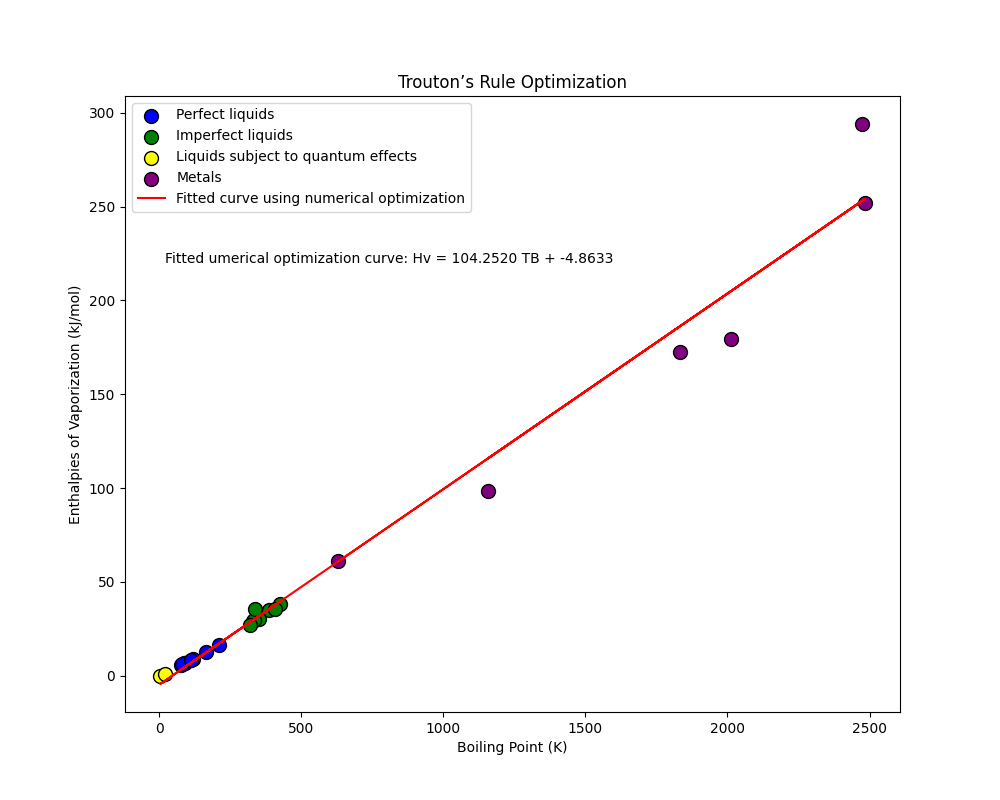

This figure's Python source:
# %%
import numpy as np
import pandas as pd
import matplotlib.pyplot as plt
from scipy.optimize import minimize

# %%
# Import the data from trouton.csv file
data = pd.read_csv('trouton.csv')

# %%
# Read the boiling point (TB) and enthalpies of vaporization (Hv)
TB = data['T_B (K)'].values
Hv = 4200 * data['H_v (kcal/mol)'].values # Convert kcal/mol to J/mol

# %%
# define objective function
def objective(params):
    a, b = params
    return np.sum((Hv - (a * TB + b))**2) # Sum of squared residuals

# %%
initial_guess = [1, 1] # Initial guess a = 1, b = 1

# Compute optimized a and b
result = minimize(objective, initial_guess) 
a_optimized, b_optimized = result.x

# Compare the slope (a) from the numerical optimization with the slope obtained from the linear regression in the first problem.
print(f"Slope (a) optimized by linear regression is 104.2520 J/mol; slope (a) optimized by numerical optimization is {a_optimized:.4f} kJ/mol, and their difference is {104.2520 - a_optimized:.4f} J/mol")

# Discuss the implications of using an optimization-based approach versus a linear regression approach for this problem
print("Discussion: Numerical optimization optimizes slope (a) and intercept (b) by minimizing the sum of squared residuals, while linear regression directively optimizes the parameters. I think numerical optimization is more flexible espicially when it comes to more complex or non-linear relationships. On the other hand, linear regression is more efficient for solving linear models, however, it is limited to linear relationships.")

# %%
Hv_predict = (a_optimized * TB + b_optimized) # Fitted numerical optimization model
Hv_predict_kJ = Hv_predict/1000 # Convert J/mol to kJ/mol

# Assign colors to different Classes.
class_labels = data['Class'].unique()
colors = ['blue', 'green', 'yellow', 'purple']
class_to_color = {cls: colors[i] for i, cls in enumerate(class_labels)}
data['color'] = data['Class'].map(class_to_color)

plt.figure(figsize=(10, 8))

for cls in class_labels:
    class_data = data[data['Class'] == cls]
    plt.scatter(class_data['T_B (K)'], 4.2*class_data['H_v (kcal/mol)'], # Convert kcal/mol to kJ/mol
                color=class_to_color[cls], label = cls, s = 100, edgecolor = 'black') # Color data points by their Class

plt.plot(TB, Hv_predict_kJ, color='red', label='Fitted curve using numerical optimization') # Plot fitted curve
plt.text(20, 220, f"Fitted umerical optimization curve: Hv = {a_optimized:.4f} TB + {b_optimized/1000:.4f}") # Display the equation
plt.xlabel('Boiling Point (K)')
plt.ylabel('Enthalpies of Vaporization (kJ/mol)')
plt.title('Trouton’s Rule Optimization')
plt.legend()
plt.savefig('troutons_rule_optimization.png')
plt.show()


# %%



